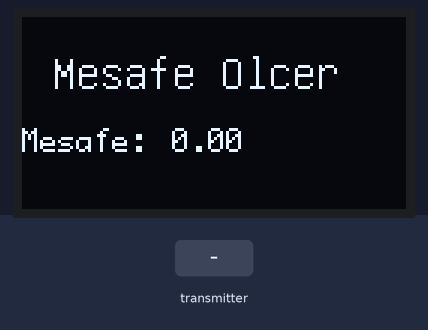
A sketch run on a simulated Arduino Uno, built with avr-gcc and run on an emulated ATmega328P. On the bench: 128×64 one-colour display. Inputs (shaded band) come from the test bench. No radio packets arrive unless stated; what the sketch prints to the serial monitor is not drawn.

Above: at 2.0 s.
2.1 s: the transmitter starts sending mesafe = 25
At 3.1 s:
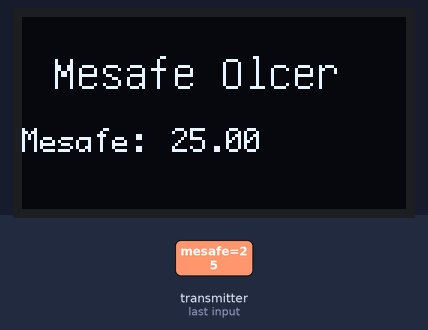
4.2 s: the transmitter starts sending mesafe = 50
At 6.6 s:
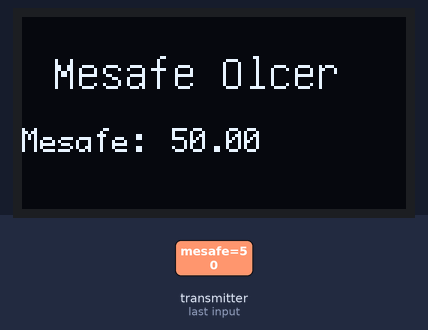
Timing chart, 0 to 8.1 s (numbered marks = the images above; inputs shaded):
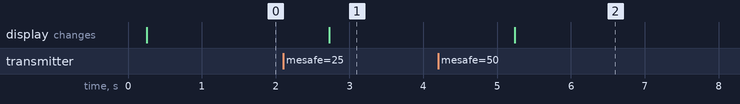

Measured:
- after the input at 2.1 s, the display: changes after 0.63 s (image 1)
- after the input at 4.2 s, the display: changes after 1.0 s (image 2)

The sketch:

distanceReceiver.ino
```cpp
//NRF24L01 Kütüphaneleri
#include <SPI.h>
#include <nRF24L01.h>
#include <RF24.h>
//Oled Ekran Kütüphanesi
#include "U8glib.h"
U8GLIB_SH1106_128X64 u8g(U8G_I2C_OPT_NONE); // Ekran nesnesini tanımla
//Haberleşme Konfigürasyon
RF24 radio(9, 10); // CE, CSN
const byte address[10] = "erkantiryaki0";
//Mesafe Değişkeni Tanımlama
float mesafe;

void setup() {
  //Haberleşme Setup
  Serial.begin(9600);
  radio.begin();
  radio.openReadingPipe(0, address);
  radio.setPALevel(RF24_PA_MIN);
  radio.startListening();
}

void loop() {
  haberlesme();
  oledYazdir();
  delay(1000);
}

void haberlesme(){
  if (radio.available()) {
    //char text[32] = "";//print only 32 characters
    radio.read(&mesafe, sizeof(mesafe));
    Serial.print("Mesafe: ");
    Serial.print(mesafe,1);
    Serial.print(" cm");
    Serial.println("");
  }
}

void oledYazdir(){
  // Oluşturulan her çizim fonksiyonu için aşağıdaki 4 satır tekrar yazılabilir
  u8g.firstPage();
  do {
    draw();
  } while (u8g.nextPage());
  delay(25);
}

void draw(void) { // Çizim fonksiyonu

  String Str;

  u8g.setFont(u8g_font_unifont);   // Font seçimi
  u8g.setPrintPos(10, 24);          // Ekran yerleşimi seçimi
  Str="Mesafe Olcer";
  u8g.print(Str);
  u8g.setFont(u8g_font_profont12); // Font seçimi
  u8g.setPrintPos(0, 45);          // Ekran yerleşimi seçimi
  Str="Mesafe:";
  u8g.print(Str);

  u8g.setFont(u8g_font_profont12); // Font seçimi
  u8g.setPrintPos(50, 45);
  u8g.print(mesafe);


}
```
